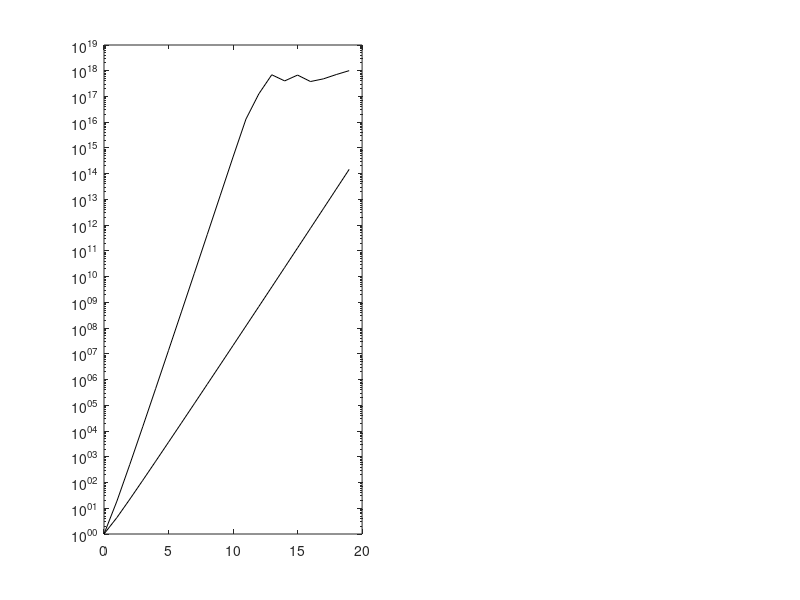

The MATLAB script that drew this image: (Note: this script raises an error after producing the figure.)
% Chapter 1 Exercise 6
% Least squares estimation of models that are linear in the parameters
%
% Copyright: 
% Johan Schoukens, Rik Pintelon, and Yves Rolain 
% Vrije Universiteit Brussels, Pleinlaan 2, 1050 Brussels, Belgium
%
% 24 November 2010

clear all
N=100;                          % number of data points
nMax=20;                        % max degree of the polynomial model
u0=linspace(0,1,N);u0=u0(:);    % input data
y0=tan(u0*0.9*pi/2);            % nonlinear system
y=y0;                           % no noise added to the output

% setup of the maximum sized K-matrix  
for k=nMax:-1:1
    KAll(:,k)=u0.^(k-1);
end

% run over the model of decreasing degree
for k=nMax:-1:1
    K=KAll(:,[1:k]);
    CondK(k,2)=cond(K);
    CondK(k,1)=cond(K'*K);
    
    % numerical unstable solution
    bEst1=(inv(K'*K))*(K'*y);bEst1=bEst1(:)';
    yMod1=polyval(fliplr(bEst1),u0);
    e1=y0-yMod1;
    e1All(k)=sqrt(sum(e1.^2)/N);    % mean square error
    
    % numerical stable solution
    bEst2=K\y0;bEst2=bEst2(:)';
    yMod2=polyval(fliplr(bEst2),u0);
    e2=y0-yMod2;
    e2All(k)=sqrt(sum(e2.^2)/N);    % mean square error
end


% plot the results
OrderAll=[1:nMax]-1;

FigNum=8;
figure(FigNum),clf

subplot(1,2,1)
semilogy(OrderAll,CondK(:,1),'k',OrderAll,CondK(:,2),'k');
DG_SetFontSize(12)
xlabel('Order')
ylabel('Cond. nr.')
DG_SetTraceTint(30,2,FigNum,1)
DG_SetTraceWidth(2,'*',FigNum,1)

subplot(1,2,2)
semilogy(OrderAll,abs(e1All),'k',OrderAll,abs(e2All),'k');
DG_SetFontSize(12)
xlabel('Order')
ylabel('rms error')
DG_SetTraceTint(30,2,FigNum,2)
DG_SetTraceWidth(2,'*',FigNum,2) 

% export the plots
% DG_Init4PDF(gcf, 4.5);        % fixing the size, half standard height
% DG_MakePDF('FigIdent10.pdf', gcf);
 





